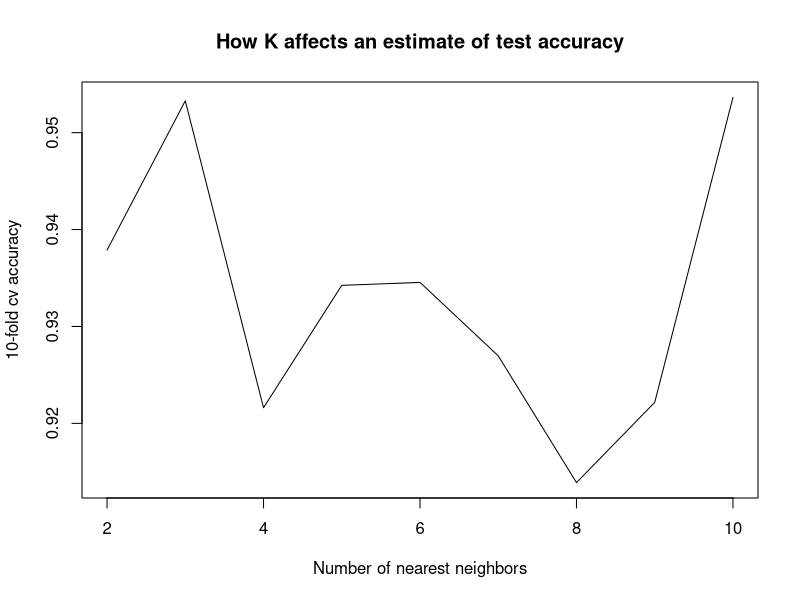

Write the R code that produced this figure.
######
# kNN with cross validation
# Student Name: Abhishek Kumar Srivastava
# Student Unity ID: asrivas3
######

# Do not clear your workspace


# load required libraries
require(class) # for KNN
require(caret) # for train, createDataPartition, createFolds...
# set seed to ensure reproducibility
set.seed(100)

data(iris)

# normalize all predictors, i.e., all but last column species
iris[, -ncol(iris)] <- scale(iris[, -ncol(iris)])

# split the data into training and test sets 70/30 split
trainIdx <- createDataPartition(1:nrow(iris), p = 0.7, list = FALSE)
testIdx <- setdiff((1:nrow(iris)), trainIdx)
train <- iris[trainIdx, -ncol(iris)]
test <- iris[testIdx, -ncol(iris)]

# convert class variable to type factor
cl <- factor(iris[trainIdx, ncol(iris)])

# use knn from class package to predict
knnPreds <- knn(train, test, cl, k = 3, prob = TRUE)

table(knnPreds, factor(iris[testIdx, ncol(iris)]))

# implement myknncv - knn with cross validation
# use the standard knn function for training/testing
# implement the cross validation section
# divide training data into 'numFolds' folds, use one fold for validation, others for training
# repeat this 'numFolds' times
myknncv <- function(train, test, cl, k, numFolds)
{
   # create k folds
   ###
   folds <- createFolds(cl,numFolds)
   fold_accuracies <- vector()
   for(i in 1:numFolds){
           # use ith fold for validation
           ###
           validation_set <- train[folds[[i]], ]
           # rest of the folds as training
           ###
           cv_train <- train[-folds[[i]], ]
           # train class variable
           ###
           cv_train_cl <- cl[-folds[[i]]]
           # predict using cv_train, cv_train_cl and validation_set
           ###
           knnpreds <- knn(cv_train, validation_set, cv_train_cl, k, prob = TRUE)
           # calculate accuracy
           tab <- table(knnpreds, factor(cl[folds[[i]]]))
           fold_accuracies <- c(fold_accuracies, sum(diag(tab)) / sum(tab))
   }
   #final accuracy is mean of accuracies of all folds
   cv_accuracy <- mean(fold_accuracies)
   return(cv_accuracy)
}

# perform KNN classification for k in 2:10 using 10-fold CV to estimate 
# test accuracy
accuracies <- vector()
for(nn in 2:10)
    accuracies <- c(accuracies, myknncv(train, test, cl, k = nn, numFolds = 10))

# plot k vs. 10-fold cv accuracy
plot(2:10, accuracies, type = 'l', xlab = 'Number of nearest neighbors',
     ylab = '10-fold cv accuracy',
     main = 'How K affects an estimate of test accuracy')


